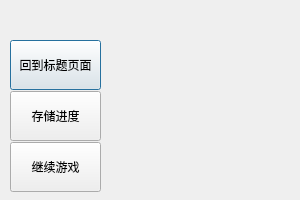
<?xml version="1.0" encoding="UTF-8"?>
<ui version="4.0">
 <class>pauseDialog</class>
 <widget class="QDialog" name="pauseDialog">
  <property name="geometry">
   <rect>
    <x>0</x>
    <y>0</y>
    <width>300</width>
    <height>200</height>
   </rect>
  </property>
  <property name="windowTitle">
   <string>Dialog</string>
  </property>
  <widget class="QWidget" name="verticalLayoutWidget">
   <property name="geometry">
    <rect>
     <x>10</x>
     <y>40</y>
     <width>91</width>
     <height>154</height>
    </rect>
   </property>
   <layout class="QVBoxLayout" name="verticalLayout">
    <property name="spacing">
     <number>1</number>
    </property>
    <item>
     <widget class="QPushButton" name="backRequestButton">
      <property name="minimumSize">
       <size>
        <width>70</width>
        <height>50</height>
       </size>
      </property>
      <property name="text">
       <string>回到标题页面</string>
      </property>
     </widget>
    </item>
    <item>
     <widget class="QPushButton" name="saveButton">
      <property name="minimumSize">
       <size>
        <width>70</width>
        <height>50</height>
       </size>
      </property>
      <property name="text">
       <string>存储进度</string>
      </property>
     </widget>
    </item>
    <item>
     <widget class="QPushButton" name="backToGameButton">
      <property name="minimumSize">
       <size>
        <width>70</width>
        <height>50</height>
       </size>
      </property>
      <property name="text">
       <string>继续游戏</string>
      </property>
     </widget>
    </item>
   </layout>
  </widget>
 </widget>
 <resources/>
 <connections/>
</ui>
